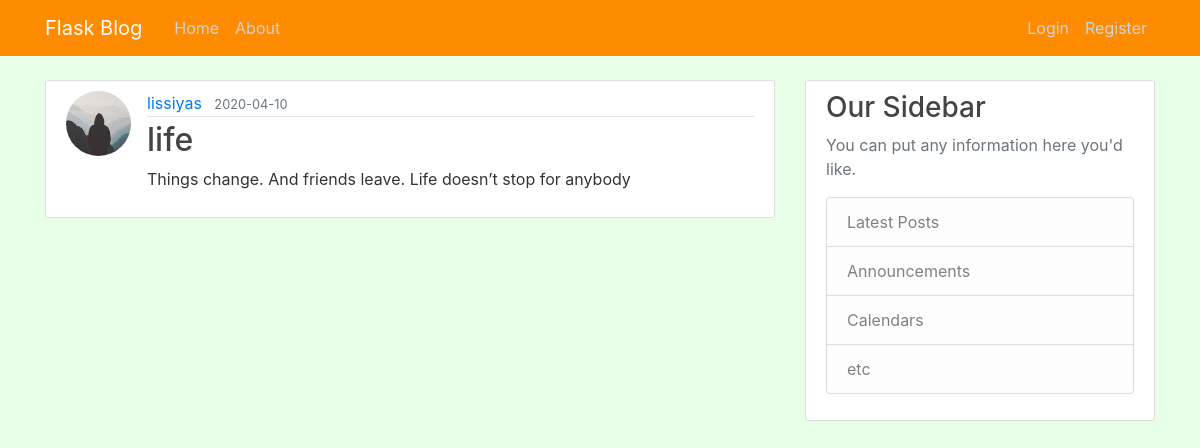
/post/1, run on the app's committed database.
### flaskblog/models.py (models this page shows, shortened)
class User(db.Model, UserMixin):
    id = db.Column(db.Integer, primary_key=True)
    username = db.Column(db.String(20), unique=True, nullable=False)
    email = db.Column(db.String(120), unique=True, nullable=False)
    image_file = db.Column(db.String(20), nullable=False, default='default.jpg')
    password = db.Column(db.String(60), nullable=False)
    posts = db.relationship('Post', backref='author', lazy=True)

class Post(db.Model):
    id = db.Column(db.Integer, primary_key=True)
    title = db.Column(db.String(100), nullable=False)
    date_posted = db.Column(db.DateTime, nullable=False, default=datetime.utcnow)
    content = db.Column(db.Text, nullable=False)
    user_id = db.Column(db.Integer, db.ForeignKey('user.id'), nullable=False)

### flaskblog/routes.py (the view)
@app.route("/post/<int:post_id>")
def post(post_id):
    post = Post.query.get_or_404(post_id)
    return render_template('post.html', title=post.title, post=post)

### flaskblog/templates/post.html (shortened to what this page needs)
{% extends "layout.html" %}
{% block content %}
  <article class="media content-section">
    <img class="rounded-circle article-img" src="{{ url_for('static', filename='profile_pics/' + post.author.image_file) }}">
    <div class="media-body">
      <div class="article-metadata">
        <a class="mr-2" href="#">{{ post.author.username }}</a>
        <small class="text-muted">{{ post.date_posted.strftime('%Y-%m-%d') }}</small>
      </div>
      <h2 class="article-title">{{ post.title }}</h2>
      <p class="article-content">{{ post.content }}</p>
    </div>
  </article>
{% endblock content %}

### flaskblog/static/main.css (style rules this page uses)
body { background: #e6ffe6; color: #333333; margin-top: 5rem; }
h1, h2, h3, h4, h5, h6 { color: #444444; }
.content-section { background: #ffffff; padding: 10px 20px; border: 1px solid #dddddd; border-radius: 3px; margin-bottom: 20px; }
.article-title { color: #444444; }
.article-content { white-space: pre-line; }
.article-img { height: 65px; width: 65px; margin-right: 16px; }
.article-metadata { padding-bottom: 1px; margin-bottom: 4px; border-bottom: 1px solid #e3e3e3 }

### data on the page
User: image_file (picture), author.username "lissiyas"
Post: date_posted "2020-04-10", title "life", content "Things change. And friends leave. Life doesn’t stop for anybody"
